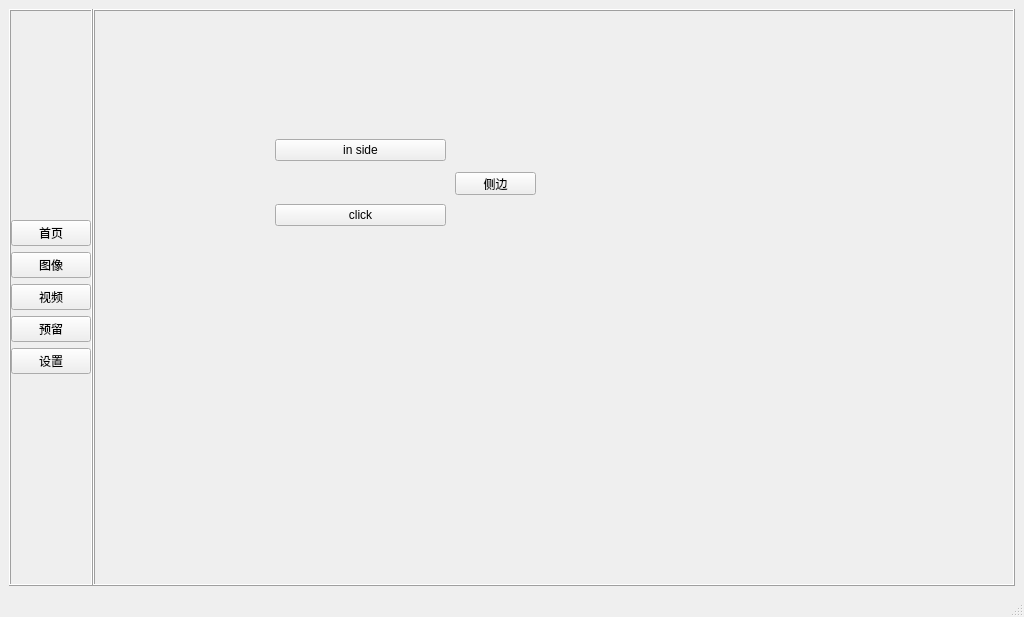
<?xml version="1.0" encoding="UTF-8"?>
<ui version="4.0">
 <class>MainWindow</class>
 <widget class="QMainWindow" name="MainWindow">
  <property name="geometry">
   <rect>
    <x>0</x>
    <y>0</y>
    <width>1024</width>
    <height>617</height>
   </rect>
  </property>
  <property name="maximumSize">
   <size>
    <width>1024</width>
    <height>960</height>
   </size>
  </property>
  <property name="windowTitle">
   <string>MainWindow</string>
  </property>
  <widget class="QWidget" name="centralwidget">
   <layout class="QGridLayout" name="gridLayout_3">
    <item row="0" column="0">
     <layout class="QHBoxLayout" name="horizontalLayout">
      <property name="spacing">
       <number>0</number>
      </property>
      <item>
       <widget class="QFrame" name="frame_2">
        <property name="frameShape">
         <enum>QFrame::Box</enum>
        </property>
        <property name="frameShadow">
         <enum>QFrame::Raised</enum>
        </property>
        <layout class="QGridLayout" name="gridLayout_2">
         <property name="leftMargin">
          <number>0</number>
         </property>
         <property name="topMargin">
          <number>0</number>
         </property>
         <property name="rightMargin">
          <number>0</number>
         </property>
         <property name="bottomMargin">
          <number>0</number>
         </property>
         <item row="0" column="0">
          <layout class="QVBoxLayout" name="verticalLayout">
           <item>
            <widget class="QPushButton" name="btn_home">
             <property name="text">
              <string>首页</string>
             </property>
            </widget>
           </item>
           <item>
            <widget class="QPushButton" name="btn_img">
             <property name="text">
              <string>图像</string>
             </property>
            </widget>
           </item>
           <item>
            <widget class="QPushButton" name="btn_video">
             <property name="text">
              <string>视频</string>
             </property>
            </widget>
           </item>
           <item>
            <widget class="QPushButton" name="btn_other">
             <property name="text">
              <string>预留</string>
             </property>
            </widget>
           </item>
           <item>
            <widget class="QPushButton" name="btn_set">
             <property name="text">
              <string>设置</string>
             </property>
            </widget>
           </item>
          </layout>
         </item>
        </layout>
       </widget>
      </item>
      <item>
       <widget class="QFrame" name="frame">
        <property name="frameShape">
         <enum>QFrame::Box</enum>
        </property>
        <property name="frameShadow">
         <enum>QFrame::Raised</enum>
        </property>
        <layout class="QGridLayout" name="gridLayout">
         <property name="leftMargin">
          <number>0</number>
         </property>
         <property name="topMargin">
          <number>1</number>
         </property>
         <property name="rightMargin">
          <number>0</number>
         </property>
         <property name="bottomMargin">
          <number>1</number>
         </property>
         <property name="spacing">
          <number>1</number>
         </property>
         <item row="0" column="0">
          <widget class="QStackedWidget" name="stackedWidget">
           <property name="currentIndex">
            <number>2</number>
           </property>
           <widget class="QWidget" name="page_home">
            <widget class="QLabel" name="label_5">
             <property name="geometry">
              <rect>
               <x>40</x>
               <y>60</y>
               <width>69</width>
               <height>19</height>
              </rect>
             </property>
             <property name="text">
              <string>首页</string>
             </property>
            </widget>
           </widget>
           <widget class="QWidget" name="page_video">
            <widget class="QLabel" name="label_4">
             <property name="geometry">
              <rect>
               <x>60</x>
               <y>230</y>
               <width>69</width>
               <height>19</height>
              </rect>
             </property>
             <property name="text">
              <string>视频</string>
             </property>
            </widget>
           </widget>
           <widget class="QWidget" name="page_other">
            <widget class="QWidget" name="widget_side" native="true">
             <property name="geometry">
              <rect>
               <x>180</x>
               <y>90</y>
               <width>171</width>
               <height>161</height>
              </rect>
             </property>
             <layout class="QGridLayout" name="gridLayout_8">
              <item row="0" column="0">
               <widget class="QPushButton" name="btn_inside">
                <property name="text">
                 <string>in side</string>
                </property>
               </widget>
              </item>
              <item row="1" column="0">
               <widget class="QPushButton" name="btn_click">
                <property name="text">
                 <string>click</string>
                </property>
               </widget>
              </item>
             </layout>
            </widget>
            <widget class="QPushButton" name="pushButton">
             <property name="geometry">
              <rect>
               <x>360</x>
               <y>160</y>
               <width>81</width>
               <height>23</height>
              </rect>
             </property>
             <property name="text">
              <string>侧边</string>
             </property>
            </widget>
           </widget>
           <widget class="QWidget" name="page_set">
            <widget class="QLabel" name="label">
             <property name="geometry">
              <rect>
               <x>250</x>
               <y>330</y>
               <width>69</width>
               <height>19</height>
              </rect>
             </property>
             <property name="text">
              <string>set</string>
             </property>
            </widget>
           </widget>
           <widget class="QWidget" name="page_img">
            <layout class="QGridLayout" name="gridLayout_4">
             <item row="0" column="1">
              <widget class="QTabWidget" name="tabWidget_img">
               <property name="tabPosition">
                <enum>QTabWidget::West</enum>
               </property>
               <property name="currentIndex">
                <number>0</number>
               </property>
               <property name="iconSize">
                <size>
                 <width>0</width>
                 <height>16</height>
                </size>
               </property>
               <widget class="QWidget" name="tab_test">
                <attribute name="title">
                 <string>测试</string>
                </attribute>
                <layout class="QGridLayout" name="gridLayout_7">
                 <item row="0" column="0">
                  <layout class="QVBoxLayout" name="verticalLayout_2">
                   <item>
                    <layout class="QHBoxLayout" name="horizontalLayout_2">
                     <item>
                      <widget class="QLabel" name="label_img_src_test">
                       <property name="styleSheet">
                        <string notr="true">border: 1px solid black;</string>
                       </property>
                       <property name="text">
                        <string>TextLabel</string>
                       </property>
                      </widget>
                     </item>
                     <item>
                      <widget class="QLabel" name="label_img_dst_test">
                       <property name="styleSheet">
                        <string notr="true">border: 1px solid red;</string>
                       </property>
                       <property name="text">
                        <string>TextLabel</string>
                       </property>
                      </widget>
                     </item>
                    </layout>
                   </item>
                   <item>
                    <layout class="QHBoxLayout" name="horizontalLayout_3">
                     <item>
                      <widget class="QPushButton" name="btn_img_open_file">
                       <property name="text">
                        <string>open</string>
                       </property>
                      </widget>
                     </item>
                     <item>
                      <widget class="QSlider" name="horizontalSlider_img">
                       <property name="orientation">
                        <enum>Qt::Horizontal</enum>
                       </property>
                      </widget>
                     </item>
                     <item>
                      <widget class="QSpinBox" name="spinBox_img"/>
                     </item>
                    </layout>
                   </item>
                  </layout>
                 </item>
                </layout>
               </widget>
               <widget class="QWidget" name="tab_debug">
                <attribute name="title">
                 <string>调试</string>
                </attribute>
                <widget class="QPushButton" name="btn_img_open">
                 <property name="geometry">
                  <rect>
                   <x>500</x>
                   <y>30</y>
                   <width>71</width>
                   <height>28</height>
                  </rect>
                 </property>
                 <property name="text">
                  <string>open</string>
                 </property>
                </widget>
                <widget class="QPushButton" name="btn_img_binaryzation">
                 <property name="geometry">
                  <rect>
                   <x>590</x>
                   <y>70</y>
                   <width>71</width>
                   <height>28</height>
                  </rect>
                 </property>
                 <property name="text">
                  <string>二值化</string>
                 </property>
                </widget>
                <widget class="QPushButton" name="btn_img_gray">
                 <property name="geometry">
                  <rect>
                   <x>500</x>
                   <y>70</y>
                   <width>71</width>
                   <height>28</height>
                  </rect>
                 </property>
                 <property name="text">
                  <string>灰度图</string>
                 </property>
                </widget>
                <widget class="QScrollArea" name="scrollArea_img_src">
                 <property name="geometry">
                  <rect>
                   <x>20</x>
                   <y>20</y>
                   <width>361</width>
                   <height>211</height>
                  </rect>
                 </property>
                 <property name="layoutDirection">
                  <enum>Qt::LeftToRight</enum>
                 </property>
                 <property name="widgetResizable">
                  <bool>true</bool>
                 </property>
                 <widget class="QWidget" name="scrollAreaWidgetContents">
                  <property name="geometry">
                   <rect>
                    <x>0</x>
                    <y>0</y>
                    <width>359</width>
                    <height>209</height>
                   </rect>
                  </property>
                  <layout class="QGridLayout" name="gridLayout_5">
                   <item row="0" column="0">
                    <widget class="QLabel" name="label_img_src">
                     <property name="frameShape">
                      <enum>QFrame::NoFrame</enum>
                     </property>
                     <property name="text">
                      <string>原式图像</string>
                     </property>
                    </widget>
                   </item>
                  </layout>
                 </widget>
                </widget>
                <widget class="QScrollArea" name="scrollArea_img_dst">
                 <property name="geometry">
                  <rect>
                   <x>20</x>
                   <y>260</y>
                   <width>361</width>
                   <height>231</height>
                  </rect>
                 </property>
                 <property name="widgetResizable">
                  <bool>true</bool>
                 </property>
                 <widget class="QWidget" name="scrollAreaWidgetContents_2">
                  <property name="geometry">
                   <rect>
                    <x>0</x>
                    <y>0</y>
                    <width>359</width>
                    <height>229</height>
                   </rect>
                  </property>
                  <layout class="QGridLayout" name="gridLayout_6">
                   <item row="0" column="0">
                    <widget class="QLabel" name="label_img_dst">
                     <property name="frameShape">
                      <enum>QFrame::NoFrame</enum>
                     </property>
                     <property name="text">
                      <string>结果图像</string>
                     </property>
                    </widget>
                   </item>
                  </layout>
                 </widget>
                </widget>
                <widget class="QComboBox" name="comboBox_img_feature">
                 <property name="geometry">
                  <rect>
                   <x>580</x>
                   <y>140</y>
                   <width>79</width>
                   <height>21</height>
                  </rect>
                 </property>
                 <item>
                  <property name="text">
                   <string>功能</string>
                  </property>
                 </item>
                 <item>
                  <property name="text">
                   <string>水平翻转</string>
                  </property>
                 </item>
                 <item>
                  <property name="text">
                   <string>垂直翻转</string>
                  </property>
                 </item>
                 <item>
                  <property name="text">
                   <string>灰度显示</string>
                  </property>
                 </item>
                 <item>
                  <property name="text">
                   <string>去紫边</string>
                  </property>
                 </item>
                 <item>
                  <property name="text">
                   <string>除雾模式</string>
                  </property>
                 </item>
                 <item>
                  <property name="text">
                   <string>增强纹理</string>
                  </property>
                 </item>
                </widget>
                <widget class="QPushButton" name="btn_img_open_dir">
                 <property name="geometry">
                  <rect>
                   <x>580</x>
                   <y>190</y>
                   <width>60</width>
                   <height>23</height>
                  </rect>
                 </property>
                 <property name="maximumSize">
                  <size>
                   <width>60</width>
                   <height>16777215</height>
                  </size>
                 </property>
                 <property name="text">
                  <string>open dir</string>
                 </property>
                </widget>
               </widget>
              </widget>
             </item>
            </layout>
           </widget>
          </widget>
         </item>
        </layout>
       </widget>
      </item>
     </layout>
    </item>
   </layout>
  </widget>
  <widget class="QMenuBar" name="menubar">
   <property name="geometry">
    <rect>
     <x>0</x>
     <y>0</y>
     <width>1024</width>
     <height>21</height>
    </rect>
   </property>
  </widget>
  <widget class="QStatusBar" name="statusbar"/>
 </widget>
 <resources/>
 <connections/>
</ui>
